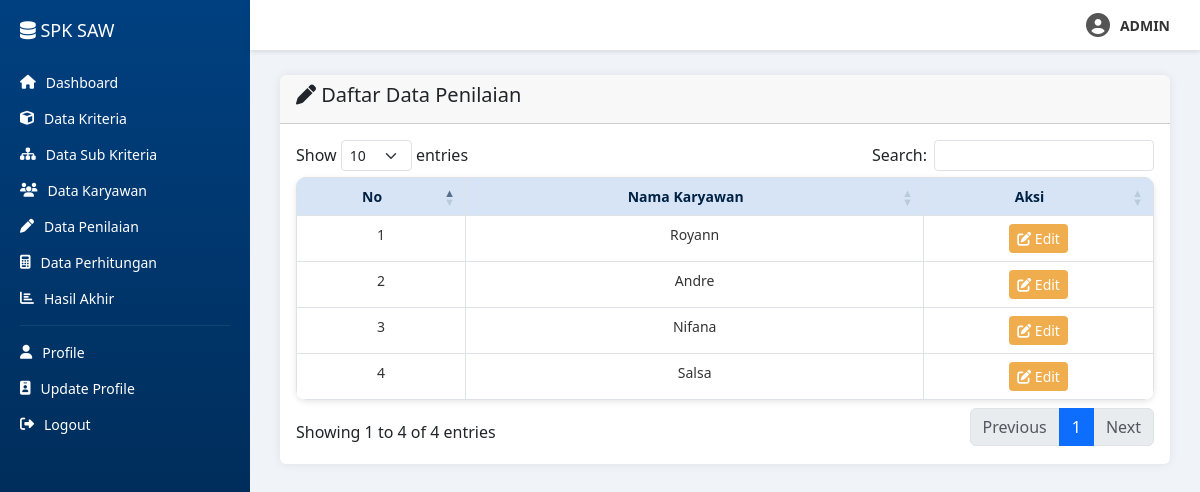
The app's page /data_penilaian.php (signed in) with its own data.
### tables this page shows
CREATE TABLE `karyawan` (
  `id_karyawan` int(11) NOT NULL,
  `nama_karyawan` varchar(100) NOT NULL
);

### data_penilaian.php (the view, shortened to what this page needs)
<?php
$conn = new mysqli("localhost", "root", "", "spk_saw");
$karyawan = $conn->query("SELECT * FROM karyawan");
?>
<!DOCTYPE html>
<html lang="id">
<head>
    <link rel="stylesheet" href="https://cdn.jsdelivr.net/npm/bootstrap@5.3.3/dist/css/bootstrap.min.css">
    <link rel="stylesheet" href="https://cdnjs.cloudflare.com/ajax/libs/font-awesome/6.5.0/css/all.min.css">
    <link rel="stylesheet" href="https://cdn.datatables.net/1.13.4/css/dataTables.bootstrap5.min.css">
</head>
<body>
<div style="position: fixed; top: 0; left: 250px; right: 0; height: 50px; background: white; display: flex; align-items: center; justify-content: flex-end; padding: 0 30px; box-shadow: 0 2px 5px rgba(0,0,0,0.1); z-index: 1000;">
  <i class="fas fa-user-circle" style="font-size: 24px; color: #555; margin-right: 10px;"></i>
  <span style="font-weight: bold; color: #333; font-size: 14px;">ADMIN</span>
</div>
<div class="sidebar">
    <h4><i class="fas fa-database"></i> SPK SAW</h4>
    <ul>
        <li><a href="halaman_utama.php"><i class="fas fa-home"></i> Dashboard</a></li>
        <li><a href="data_kriteria.php"><i class="fas fa-cube"></i> Data Kriteria</a></li>
        <li><a href="data_subkriteria.php"><i class="fas fa-sitemap"></i> Data Sub Kriteria</a></li>
        <li><a href="data_karyawan.php"><i class="fas fa-users"></i> Data Karyawan</a></li>
        <li><a href="data_penilaian.php"><i class="fas fa-pen"></i> Data Penilaian</a></li>
        <li><a href="data_perhitungan.php"><i class="fas fa-calculator"></i> Data Perhitungan</a></li>
        <li><a href="hasil_akhir.php"><i class="fas fa-chart-bar"></i> Hasil Akhir</a></li>
        <hr>
        <li><a href="data_profil.php"><i class="fas fa-user"></i> Profile</a></li>
        <li><a href="crud/edit_profil.php"><i class="fas fa-id-badge"></i> Update Profile</a></li>
        <li><a href="logout.php"><i class="fas fa-sign-out-alt"></i> Logout</a></li>
    </ul>
</div>
<div class="main">
    <div class="card mb-4">
        <div class="card-header">
            <h5><i class="fas fa-pen"></i> Daftar Data Penilaian</h5>
        </div>
        <div class="card-body">
            <table class="table table-bordered table-hover" id="datatable">
                <thead>
                    <tr><th>No</th><th>Nama Karyawan</th><th>Aksi</th></tr>
                </thead>
                <tbody>
                <?php
                $no = 1;
                $karyawan->data_seek(0);
                while ($row = $karyawan->fetch_assoc()):
                    $id_k = $row['id_karyawan'];
                    $cek = $conn->query("SELECT COUNT(*) as total FROM penilaian WHERE id_karyawan = '{$id_k}'");
                    $total = $cek->fetch_assoc()['total'];
                    $btn_class = $total ? 'btn-warning' : 'btn-success';
                    $btn_icon = $total ? 'fa-edit' : 'fa-plus';
                    $btn_text = $total ? 'Edit' : 'Input';
                ?>
                    <tr>
                        <td><?= $no++ ?></td>
                        <td><?= htmlspecialchars($row['nama_karyawan']) ?></td>
                        <td>
                            <button class="btn <?= $btn_class ?> btn-sm inputBtn"
                                data-bs-toggle="modal"
                                data-bs-target="#modalPenilaian"
                                data-id="<?= $id_k ?>"
                                data-nama="<?= htmlspecialchars($row['nama_karyawan']) ?>">
                                <i class="fas <?= $btn_icon ?>"></i> <?= $btn_text ?>
                            </button>
                        </td>
                    </tr>
                <?php endwhile; ?>
                </tbody>
            </table>
        </div>
    </div>
</div>
</body>
</html>

### data_penilaian.php (style rules this page uses)
body { margin: 0; font-family: 'Segoe UI', sans-serif; background-color: #f0f4f8; display: flex; }
.sidebar { width: 250px; background: linear-gradient(to bottom, #004080, #002244); color: white; height: 100vh; position: fixed; padding: 20px; box-sizing: border-box; }
.sidebar h4 { font-size: 18px; margin-bottom: 30px; }
.sidebar ul { list-style: none; padding: 0; }
.sidebar ul li { margin-bottom: 15px; }
.sidebar ul li a { color: white; text-decoration: none; display: flex; align-items: center; font-size: 14px; }
.sidebar ul li a i { margin-right: 10px; }
.sidebar hr { border-color: rgba(255,255,255,0.3); }
.main { margin-left: 250px; padding: 75px 30px 30px 30px; width: calc(100% - 250px); }
.card { border: none; box-shadow: 0 0 10px rgba(0, 0, 0, 0.08); }
.table { background-color: #ffffff; border-radius: 10px; overflow: hidden; box-shadow: 0 2px 6px rgba(0, 0, 0, 0.1); }
.table th { background-color: #d6e4f5; font-weight: 600; color: #002244; font-size: 14px; }
.table td { font-size: 14px; color: #333; }
.table th:nth-child(1), .table th:nth-child(3), .table td:nth-child(1), .table td:nth-child(3) { text-align: center; }
.table th:nth-child(2), .table td:nth-child(2) { text-align: center; }
.btn-warning { background-color: #f0ad4e; border: none; color: white; }

### records on screen
karyawan: nama_karyawan "Royann", btn_text "Edit"
karyawan: nama_karyawan "Andre", btn_text "Edit"
karyawan: nama_karyawan "Nifana", btn_text "Edit"
karyawan: nama_karyawan "Salsa", btn_text "Edit"
